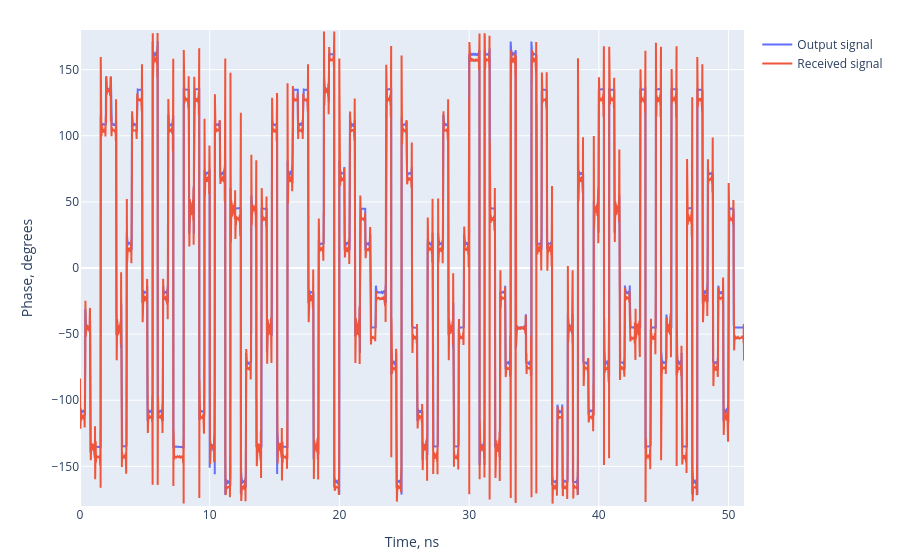

The notebook cell saved with this chart:
### Code cell
fig = plot_phase(system.find_child("modulator").output, label="Output signal")
plot_phase(system.find_child("receiver_output").output, fig, label="Received signal")

fig.update_yaxes(range=[-180.0, 180.0])
fig.update_layout(autosize=True, height=600, margin=dict(t=30, b=30))

### Figure 1 — Plotly figure (JSON) as saved in the notebook; plotly's stock layout.template omitted (floating-point values rounded to 4 significant figures; data arrays with more than 128 entries replaced by an {"elided": "..."} marker saying what was removed)
{"data": [{"name": "Output signal", "type": "scatter", "x": {"elided": "5120 float values"}, "y": {"elided": "5120 float values"}}, {"name": "Received signal", "type": "scatter", "x": {"elided": "5120 float values"}, "y": {"elided": "5120 float values"}}], "layout": {"autosize": true, "margin": {"b": 30, "t": 30}, "xaxis": {"autorange": true, "range": [0, 51.19], "title": {"text": "Time, ns"}, "type": "linear"}, "yaxis": {"range": [-180, 180], "title": {"text": "Phase, degrees"}, "type": "linear"}}}
